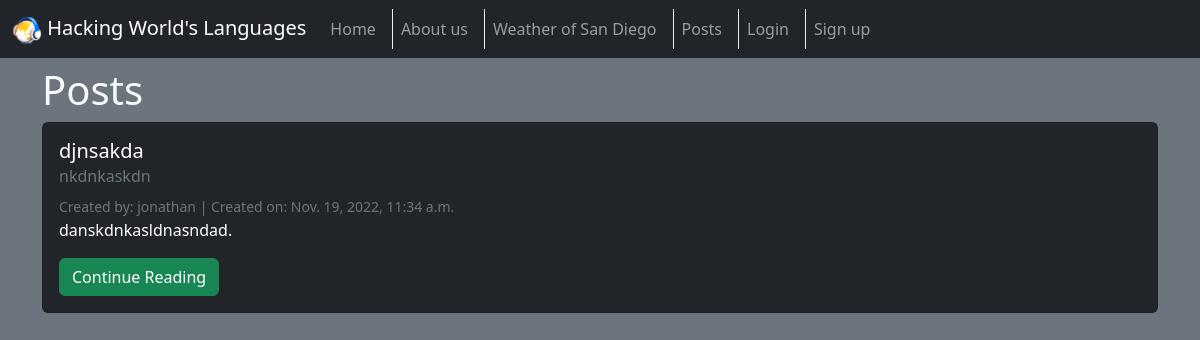
The app's page /posts/, older data.
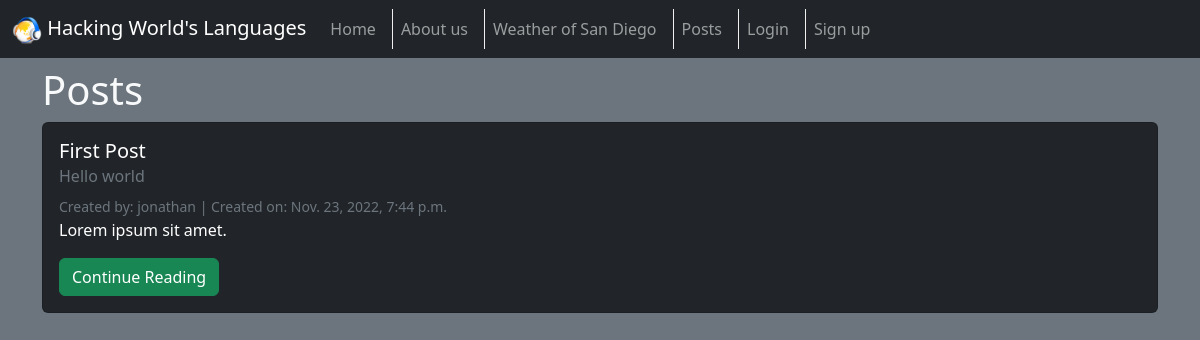
The same page, newer data.
### posts/models.py (models this page shows, shortened)
class Post (models.Model):
    title = models.CharField(max_length=100)
    subtitle = models.CharField(max_length=100)
    body = models.TextField()
    created_at = models.DateTimeField(auto_now_add=True)
    author = models.ForeignKey(
        get_user_model(),
        on_delete=models.CASCADE,
    )
    status = models.ForeignKey(
        Status,
        on_delete=models.CASCADE,
        default=2,
    )

### posts/views.py (the view)
# urls.py: path("", PostListView.as_view(), name="list"),
class PostListView(ListView):
    model = Post
    template_name = "posts/list.html"
    def get_context_data(self, **kwargs):
        context = super().get_context_data(**kwargs)
        status = Status.objects.get(id=1)
        context["post_list"] = Post.objects.filter(
            status=status).order_by("created_at").reverse()
        return context

### posts/models.py (called while the page is built)
    def __str__(self):
        return self.name

### templates/posts/list.html (shortened to what this page needs)
{% extends 'base.html' %}
{% block content %}
<h1>Posts</h1>
{% for post in post_list %}
<div class="card text-white bg-dark mb-3">
    <div class="card-body">
        <h5 class="card-title">{{ post.title }}</h5>
        <h6 class="card-subtitle mb-2 text-muted">{{ post.subtitle }}</h6>
        <small class="card-subtitle mb-2 text-muted">
            Created by: {{ post.author }}
            | Created on: {{ post.created_at }}
        </small>
        <p class="card-text">{{post.body|truncatechars:500}}.</p>
        <a href="{% url 'detail' post.id %}" class="btn btn-success">Continue Reading</a>
    </div>
</div>
<br>
{% endfor %}
{% endblock content %}

### templates/base.html (shortened to what this page needs)
{% load static %}
<!DOCTYPE html>
<html lang="en">
<head>
    <link href="https://cdn.jsdelivr.net/npm/bootstrap@5.2.2/dist/css/bootstrap.min.css" rel="stylesheet"
>
    <link rel="stylesheet" href="{% static 'css/base.css' %}">
</head>
<body class="bg-secondary text-light">
    {% include 'navbar.html' %}
    <div class="container mt-2">
        {% block content %}{% endblock content %}
    </div>
</body>
</html>

### templates/navbar.html (shortened to what this page needs)
{% load static %}
<nav class="navbar bg-dark navbar-dark">
    <div class="container-fluid justify-content-start">
        <a class="navbar-brand" href="{% url 'home' %}">
            <img src="{% static 'img/logo.png' %}" alt="Hacking World's Languages" style="object-fit: cover;" width="30"
                height="30">
            Hacking World's Languages
        </a>
        <div class="navbar-nav flex-row flex-wrap">
            <a class="nav-link px-2 me-2" href="{% url 'home' %}">Home</a>
            <a class="nav-link px-2 me-2" href="{% url 'about' %}">About us</a>
            <a class="nav-link px-2 me-2" href="{% url 'weather' %}">Weather of San Diego</a>
            <a class="nav-link px-2 me-2" href="{% url 'list' %}">Posts</a>
            {% if user.is_authenticated %}
            <a class="nav-link px-2 me-2" href="{% url 'create' %}">Create new</a>
            <a class="nav-link px-2 me-2" href="{% url 'drafts' %}">My Drafts</a>
            <a class="nav-link px-2 me-2" href="{% url 'password_change' %}">Change Password</a>
            <a class="nav-link px-2 me-2" href="{% url 'logout' %}">Logout</a>
            {% else %}
            <a class="nav-link px-2 me-2" href="{% url 'login' %}">Login</a>
            <a class="nav-link px-2 me-2" href="{% url 'signup' %}">Sign up</a>
            {% endif %}
        </div>
    </div>
</nav>

### templates/navbar.html (style rules this page uses)
.nav-link:not(:first-child) { border-left: 1px solid #efefef; }

Row changes from the older to the newer data that the page shows:
no longer on this page (row edited): Post: title "djnsakda", subtitle "nkdnkaskdn", author "jonathan", created_at "Nov. 19, 2022, 11:34 a.m.", body "danskdnkasldnasndad"
now on this page (row edited): Post: title "First Post", subtitle "Hello world", author "jonathan", created_at "Nov. 23, 2022, 7:44 p.m.", body "Lorem ipsum sit amet"
